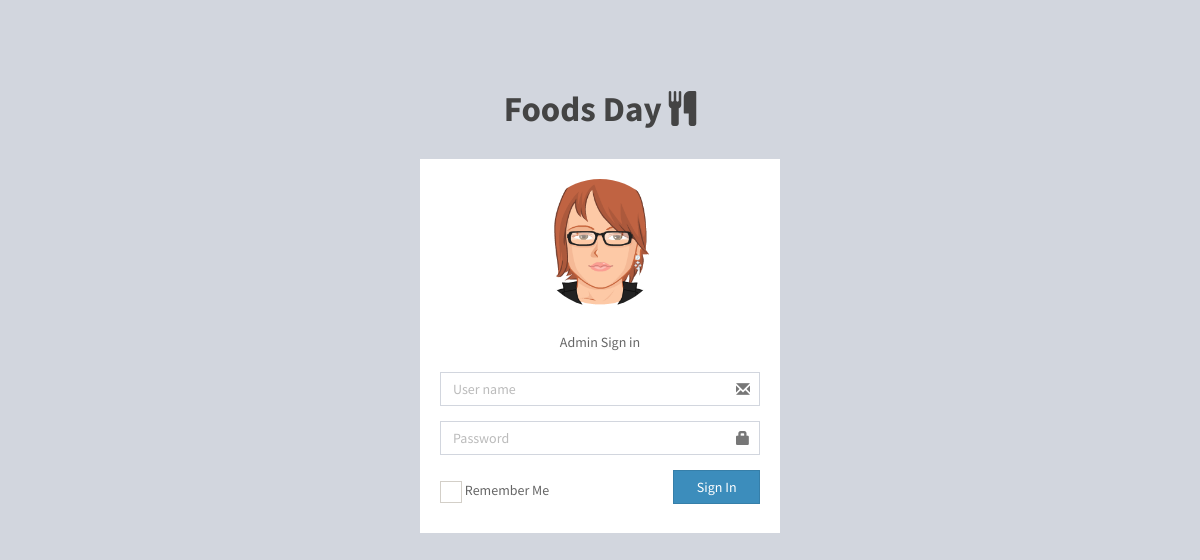
/project/royalfood/adminlogin.php, run on the app's committed database.
### tables this page shows
CREATE TABLE IF NOT EXISTS `tbl_companydetails` (
  `company_id` int(11) NOT NULL,
  `company_name` varchar(50) NOT NULL,
  `company_address` varchar(500) NOT NULL,
  `company_email` varchar(50) NOT NULL,
  `company_mobile` varchar(50) NOT NULL,
  `company_landline` varchar(50) NOT NULL,
  `company_website` varchar(50) NOT NULL,
  `company_type` varchar(50) NOT NULL,
  `company_service` varchar(50) NOT NULL,
  `company_logo` varchar(150) NOT NULL
);

CREATE TABLE IF NOT EXISTS `tbl_adminlogindetails` (
  `userid` int(11) NOT NULL,
  `username` varchar(50) NOT NULL,
  `password` varchar(50) NOT NULL,
  `userimage` varchar(150) NOT NULL
);

### project/royalfood/adminlogin.php (the view, shortened to what this page needs)
<?php
require_once __DIR__ . DIRECTORY_SEPARATOR . 'dbconfig.php';
?>
<!DOCTYPE html>
<html>
  <head>
    <link href="bootstrap/css/bootstrap.min.css" rel="stylesheet" type="text/css" />
    <link href="font-awesome-4.4.0/css/font-awesome.min.css" rel="stylesheet" type="text/css" />
    <link href="dist/css/AdminLTE.min.css" rel="stylesheet" type="text/css" />
    <link href="plugins/iCheck/square/blue.css" rel="stylesheet" type="text/css" />
  </head>
  <body class="login-page">
    <div class="login-box">
      <div class="login-logo">
          <?php
                          $query='select * from  tbl_companydetails';
                          foreach ($conn->query($query) as $row){
                          ?>
          <a href="index.php"><b><?php echo $row['company_name']; ?></b>&nbsp;<i class="fa  fa-cutlery"></i></a>
          <?php } ?>
      </div>
      <div class="login-box-body">
      <div class="register-logo">
        <?php
                    $query="select userimage from tbl_adminlogindetails ";
                    foreach ($conn->query($query) as $row){
                    ?>
          <img style="width: 128px; height: 128px;" src="userimage/<?php echo $row['userimage'] ?>" class="img-circle" alt="User Image" />
         <?php } ?>
     </div>
        <p class="login-box-msg">Admin Sign in</p>
            <form  name="loginform" action="adminlogin_Code.php" method="post" class="login-form">
          <div class="form-group has-feedback">
              <input type="text" class="form-control" id="form-username" name="formusername" id="formusername" placeholder="User name" />
          </div>
          <div class="form-group has-feedback">
              <input type="password" class="form-control" id="form-password" name="formpassword" id="formpassword" placeholder="Password" />
          </div>
          <div class="row">
            <div class="col-xs-8">
              <div class="checkbox icheck">
                <label>
                  <input type="checkbox"> Remember Me
                </label>
              </div>
            </div>
            <div class="col-xs-4">
                <input type="submit" class="btn btn-primary btn-block btn-flat" onClick="return validation();" value="Sign In" />
            </div>
          </div>
        </form>
      </div>
    </div>
  </body>
</html>

### data on the page
tbl_companydetails: company_name "Foods Day"
tbl_adminlogindetails: userimage (picture)
